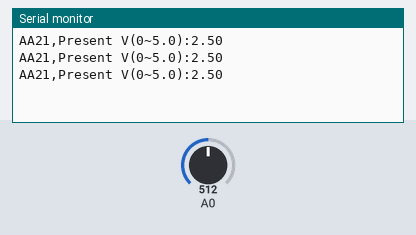
This sketch was run on a simulated Arduino Uno, built with avr-gcc and run on an emulated ATmega328P. Shown: the last lines printed to the serial monitor. The test bench sets the inputs (shaded band); at power-on: A0 = 512.

Above: at 1.3 s.
1.4 s: A0 set to 716
At 1.9 s:
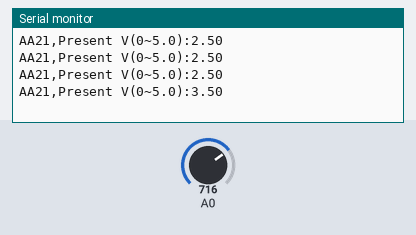
2.9 s: A0 set to 900
At 3.4 s:
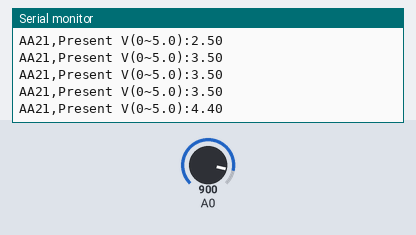
Timing chart, 0 to 5.9 s (numbered marks = the images above; inputs shaded):
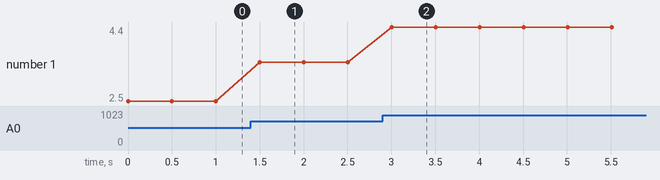

The sketch:

analog_read_start.ino
```cpp
/*
  AnalogReadSerial

  Reads an analog input on pin 0, prints the result to the Serial Monitor.
  Attach the center pin of a potentiometer to pin A0,
  and the outside pins to +5V and ground.
*/

void setup() {
  // initialize serial communication at 9600 bits per second:
  Serial.begin(9600);
}

void loop() {
  // read the input on analog pin 0:
  int sensorValue = analogRead(A0);


  // print out the value you read:
  Serial.print("AA21,Present V(0~5.0):");
  float voltage = sensorValue*(5.0/1023.0);
  Serial.println(voltage);


  delay(500);        // 2 Hz sampling
}
```

Measured:
- after the input at 1.4 s, the serial monitor: prints a new line after 0.10 s (image 1)
- after the input at 2.9 s, the serial monitor: prints a new line after 0.10 s (image 2)
- plotted number 1: 2.5 → 3.5 after the input at 1.4 s, 3.5 → 4.4 after the input at 2.9 s
